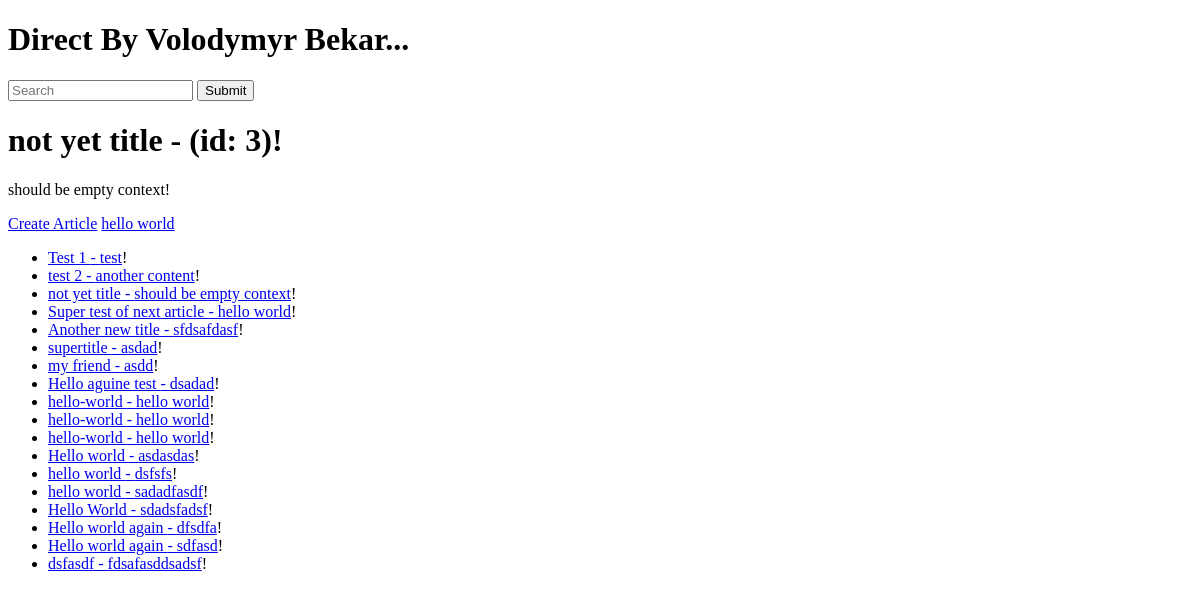
The app's page /, older data.
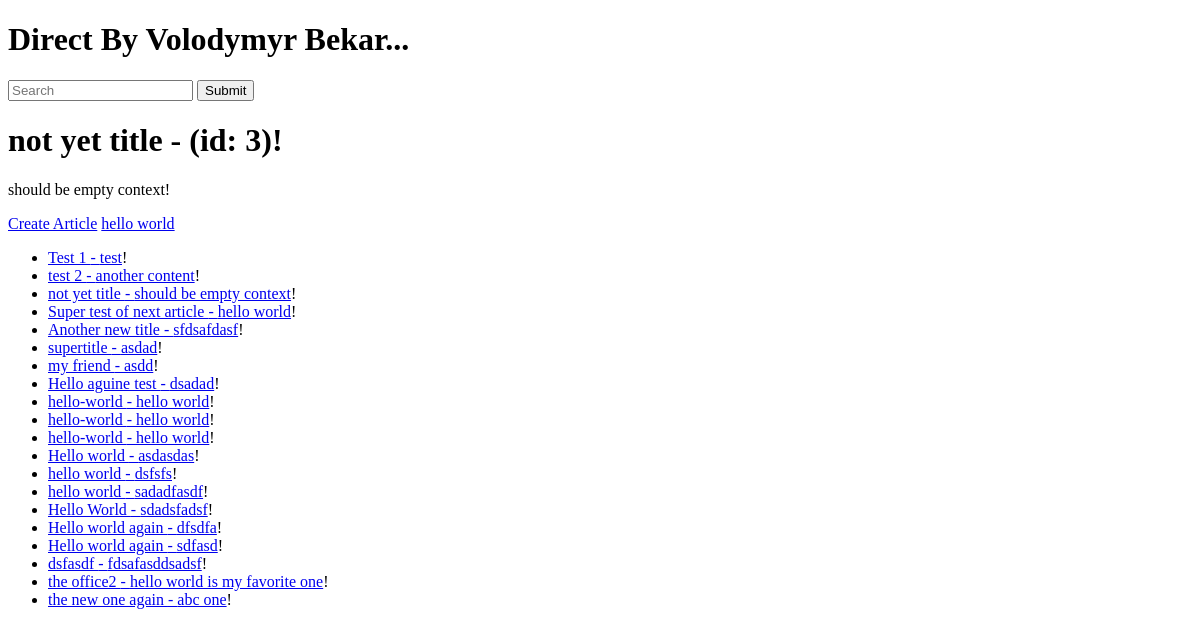
The same page, newer data.
### articles/models.py (models this page shows, shortened)
class Article(models.Model):
    user = models.ForeignKey(User, blank=True, null=True, on_delete=models.SET_NULL)
    title = models.CharField(max_length=120)
    slug = models.SlugField(unique=True, blank=True, null=True)
    content = models.TextField()
    timestamp = models.DateTimeField(auto_now_add=True)
    updated = models.DateTimeField(auto_now=True)
    publish = models.DateField(auto_now_add=False, auto_now=False, null=True, blank=True)
    objects=ArticleManager()
    def get_absolute_url(self):
        return reverse("article-detail", kwargs={"slug": self.slug})

### trydjango/views.py (the view)
# urls.py: path('', home_view),  # index/home
def home_view(request, *args, **kwargs):
    name = 'Jusin'
    random_id = random.randint(1, 4)
    article_obj = Article.objects.get(id=random_id)
    article_queryset = Article.objects.all()
    context = {
        'object_list': article_queryset,
        'object': article_obj,
        'title': article_obj.title,
        'content': article_obj.content,
        'id': article_obj.id
    }
    HTML_STRING = render_to_string("home-view.html", context=context)
    return HttpResponse(HTML_STRING)

### articles/models.py (called while the page is built)
    def get_queryset(self):
        return ArticleQuerySet(self.model, using=self._db)

### templates/home-view.html
{% extends "base.html" %}
{% block content %}
<h1>{{ title }} - (id: {{ id }})!</h1>
<p> {{ content }}!</p>
<a href='{% url "article-create" %}'>Create Article</a>
<a href='{% url "article-detail" slug="hello-world" %}'>hello world</a>
<ul>
    {% for x in object_list %}
        {% if x.title %}
            <li><a href='{{ x.get_absolute_url }}'>{{ x.title }} - {{ x.content }}</a>!</li>
        {% endif %}
    {% endfor%}
</ul>
{% endblock content %}

### templates/base.html (shortened to what this page needs)
<!DOCTYPE html>
<html>
    <head>
    </head>
    <body>
        <h1>Direct By Volodymyr Bekar...</h1>
        <form action='/articles/' method="GET">
            <input type="text" name="q" placeholder="Search" />
            <input type="submit"  />
        </form>
        {% block content %}{% endblock content %}
    </body>
</html>

Row changes from the older to the newer data that the page shows:
added Article: title "the office2", content "hello world is my favorite one"
added Article: title "the new one again", content "abc one"
